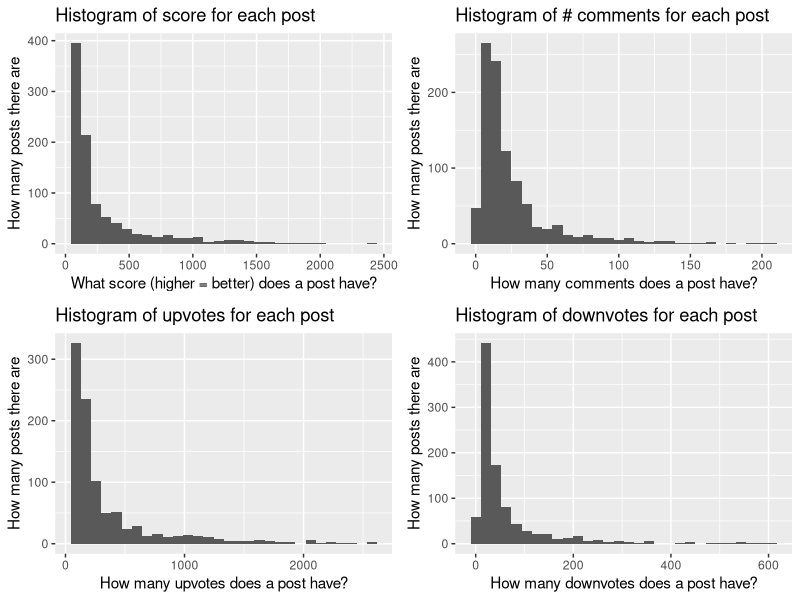

This chart was generated by the following R code: (Note: this script raises an error after producing the figure.)
#########################################################
# Data@Night #2, Princeton Data Science
# Analyze Reddit Shower Thoughts data.
# 
# Coded by echow@princeton.edu for Data@Night #2, 4/24/15.
# 
#########################################################

#########################################################
# Section 0: import packages
# 
#########################################################

set.seed(42)

# If you're new to RStudio, run the below command (commented so
# remove the "#". This installs the packages that you need
# to run various commands.)
# THE COMMAND:
# install.packages(c("ggplot2", "gridExtra", "wordcloud", "tm",
#                    "RColorBrewer", "e1071", "ngram"))

# We import the 3rd-party packages with various tools we need.
# "data.table" : a package 
lapply(c("ggplot2", "gridExtra", "wordcloud", "tm",
         "RColorBrewer", "e1071", "ngram"), require, character.only=T)

#########################################################
# Section 1: read in data, some preprocessing
#
#########################################################

df.raw <- read.csv("./processed_showerthoughts.csv", header=T)
df.raw$created_utc <- as.POSIXct(df.raw$created_utc, 
                                 origin="1970-01-01 00:00.00 UTC")

#########################################################
# Section 2: exploring the numbers
# 
# Possible questions:
# (1) What explains the shape of these graph(s)?
# (2) What explains differences between these graphs(s)?
# (3) What explains the maximums? The minimums? Do these
# graphs have the same mean/median/standard deviation?
# 
# Hit "Zoom" after this plots to get a higher resolution.
# Important note: these are histograms so parts of the
# plots do NOT necessarily refer to the same datapoints.
#########################################################

plt.score <- qplot(df.raw$score) +
  xlab("What score (higher = better) does a post have?") +
  ylab("How many posts there are") +
  ggtitle("Histogram of score for each post")
plt.ups <- qplot(df.raw$ups) +
  xlab("How many upvotes does a post have?") +
  ylab("How many posts there are") +
  ggtitle("Histogram of upvotes for each post")
plt.downs <- qplot(df.raw$downs) +
  xlab("How many downvotes does a post have?") +
  ylab("How many posts there are") +
  ggtitle("Histogram of downvotes for each post")
plt.comments <- qplot(df.raw$num_comments) +
  xlab("How many comments does a post have?") +
  ylab("How many posts there are") +
  ggtitle("Histogram of # comments for each post")

# Below: arrange the grids in a plot and visualize.
# Takes a few seconds, so comment when not using.
grid.arrange(plt.score, plt.comments, plt.ups, plt.downs, ncol=2)

#########################################################
# Section 3: exploring the words
# 
# Exploratory analysis of the most frequent words (TF-IDF)
# with a wordcloud. I recommend comparing this with 
# the original data.
# 
# Possible questions:
# (1) Why are the the most frequent words what they are?
# (2) What words would you expect to be more frequent,
# but aren't?
# (3) Can you tell, by looking at the dataset, what
# are the most frequent topics? And why, do you think?
#########################################################

corpus <- Corpus(VectorSource(df.raw$title))
corpus <- tm_map(corpus, 
  function(x) removeWords(x, stopwords("english")))
corpus.mat <- as.matrix(TermDocumentMatrix(corpus, 
  control=list(weighting=weightTfIdf)))
v <- sort(rowSums(corpus.mat), decreasing=TRUE)
df.wordfreqs <- data.frame(word=names(v), freq=v)
df.wordfreqs <- df.wordfreqs[1:300,] # truncate
pal <- brewer.pal(8, "PuBuGn")[-(1:2)]
# plot takes a while to load, so keep it commented when don't need it
# Note minimum word frequency is 2. What happens if you change it?
wordcloud(df.wordfreqs$word,df.wordfreqs$freq, 
  scale=c(3,.3), min.freq=2,
  max.words=Inf, random.order=F, rot.per=.15, colors=pal)

#########################################################
# Section 4: some machine learning, and a contest
# 
# Machine learning to predict scores based on the
# shower thought.
# 
# Possible questions:
# (1) Why are the the most frequent words what they are?
# (2) What words would you expect to be more frequent,
# but aren't?
# (3) Can you tell, by looking at the dataset, what
# are the most frequent topics? And why, do you think?
#########################################################

# Data needs to be in the right shape.
# You want the matrix of the data to be (n, m) where
# n is the number of observations, and m is the number of 
# different predictor - in our case, each unique word.
# The matrix of the labels is (n, 1). 
# So you predict y as a function of the m variables in x.
x <- t(corpus.mat)
y <- df.raw$score

# Set up train, test sets for x and y.
# Train/test ratio is 80%/20%.
train.ixs <- sample(1:nrow(x), 
  ceiling(nrow(x)*4/5), replace=FALSE)
x.train <- x[train.ixs,]
y.train <- y[train.ixs]
x.test <- x[-train.ixs,]
y.test <- y[-train.ixs]

# Function to calculate Mean Absolute Percentage Error (MAPE).
mape <- function(actual, predicted) {
  return(sum(abs((actual - predicted) / actual)) 
    / length(actual))
}

###### CONTEST HERE
# Fit a Support Vector Machine. Some example parameters given.
# You can specify your model parameters here. See:
# http://www.inside-r.org/node/57517
svm.model <- svm(x, y, # <-- don't change the data!
                ## ADD/CHANGE YOUR PARAMETERS HERE
                 kernel="linear",
                 cost=0.5,
                 epsilon=0.2)

# Calculate the training and test predictive accuracy.
# Just by experimenting with your SVM parameters above 
# (which includes cross-validation), how high accuracy can you 
# get on the testing set?
train.preds <- predict(svm.model, x.train)
test.preds <- predict(svm.model, x.test)
print(sprintf("Training accurracy (by MAPE): %.3f", 
  1 - mape(train.preds, y.train)))
print(sprintf("Testing accuracy (by MAPE): %.3f", 
  1 - mape(test.preds, y.test)))


#########################################################
# Section 5: some extra fun with text generation
# 
# EXTRA FUN: generate new random "shower thoughts"!
# First, we concatenate all the shower thoughts into 
# one giant text string. Then we use the "ngram" package
# to randomly generate new shower thoughts!
#########################################################

## install.packages("ngram") # if you haven't already

all.text <- paste(df.raw$title, collapse=' ')
ngram.model <- ngram(all.text, n=4)
shower.thought.length <- 20
print(sprintf("Just had a shower thought: %s.", 
  babble(ngram.model, shower.thought.length)))
